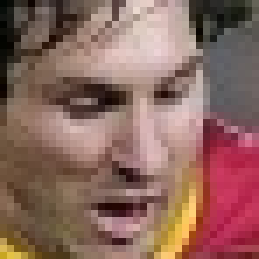
#> input picture core/models/sample_intruder.jpg, 37 x 37 px (shown 7 times larger)
$ python camera.py
#> lines starting #> are read from the running program, lines starting #| are printed output that depends on the picture
### core/config.py
import os
import json
from pathlib import Path

# Base Paths
BASE_DIR = Path(__file__).resolve().parent.parent
DATA_DIR = BASE_DIR / "data"
FAMILY_DIR = DATA_DIR / "family"
SNAPSHOTS_DIR = DATA_DIR / "snapshots"
EMAILS_DIR = DATA_DIR / "emails"
CONFIG_FILE = DATA_DIR / "config.json"

# Ensure runtime directories exist
for path in [DATA_DIR, FAMILY_DIR, SNAPSHOTS_DIR, EMAILS_DIR]:
    path.mkdir(parents=True, exist_ok=True)

DEFAULT_CONFIG = {
    "owner_name": "Homeowner",
    "owner_email": "owner@example.com",
    "smtp_enabled": False,
    "smtp_host": "smtp.gmail.com",
    "smtp_port": 587,
    "smtp_user": "",
    "smtp_password": "",
    "smtp_use_tls": True,
    "alarm_state": "ARMED_AWAY",  # DISARMED, ARMED_AWAY, ARMED_HOME
    "pin_code": "1234",
    "face_confidence_threshold": 70.0,  # Lower distance / higher confidence threshold
    "alert_cooldown_seconds": 20,
    "siren_enabled": True,
    "camera_source": "0",  # "0" for default physical webcam, or "SIMULATOR"
    "simulation_mode": False,
    "db_type": "mysql",  # "mysql" (PyMySQL) or "sqlite"
    "mysql_host": "localhost",
    "mysql_port": 3306,
    "mysql_user": "root",
    "mysql_password": "",
    "mysql_db": "home_intruder_system"
}

class ConfigManager:
    def __init__(self, config_path=CONFIG_FILE):
        self.config_path = config_path
        self._config = self._load()

    def _load(self):
        if self.config_path.exists():
            try:
                with open(self.config_path, "r", encoding="utf-8") as f:
                    data = json.load(f)
                    # Merge defaults for any missing keys
                    merged = DEFAULT_CONFIG.copy()
                    merged.update(data)
                    return merged
            except Exception as e:
                print(f"[Config] Error loading config: {e}. Falling back to defaults.")
        # Save default config
        self._save(DEFAULT_CONFIG)
        return DEFAULT_CONFIG.copy()

    def _save(self, config_data):
        try:
            with open(self.config_path, "w", encoding="utf-8") as f:
                json.dump(config_data, f, indent=4)
        except Exception as e:
            print(f"[Config] Error saving config: {e}")

    def get(self, key, default=None):
        return self._config.get(key, default)

    def set(self, key, value):
        self._config[key] = value
        self._save(self._config)

    def update(self, key_values: dict):
        self._config.update(key_values)
        self._save(self._config)

    def all(self):
        return self._config.copy()

# Global config instance
config = ConfigManager()

### core/camera.py
import cv2
import numpy as np
import threading
import time
import datetime
from pathlib import Path
from core.config import config, DATA_DIR

class CameraStream:
    def __init__(self):
        self.lock = threading.Lock()
        self.running = False
        self.thread = None

        self.cap = None
        self.is_simulator = False
        self.current_frame = None

        # Simulator state variables
        self.sim_tick = 0
        self.sim_intruder_active = False
        self.sim_intruder_timer = 0
        self.sim_family_active = False
        self.sim_family_timer = 0
        self.sim_family_name = "Family Member"
        self.sim_family_photo = None

        # Synthetic face avatars for simulation
        self._init_synthetic_faces()

    def _init_synthetic_faces(self):
        """Pre-render faces that Haar cascade reliably detects for simulation"""
        models_dir = Path(__file__).resolve().parent / "models"
        f_intruder = models_dir / "sample_intruder.jpg"
        f_family = models_dir / "sample_family.jpg"

        if f_intruder.exists():
            self.synthetic_intruder_face = cv2.resize(cv2.imread(str(f_intruder)), (120, 140))
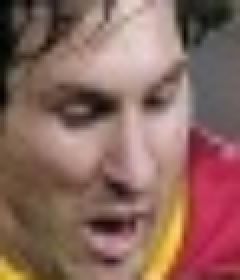
#> self.synthetic_intruder_face: shape (140, 120, 3) (shown 2 times larger); mean B, G, R 94.5, 103.4, 139.7
        else:
            self.synthetic_intruder_face = self._generate_face_canvas(eye_color=(20, 20, 180), hair_color=(30, 30, 30))

        if f_family.exists():
            self.synthetic_family_face = cv2.resize(cv2.imread(str(f_family)), (120, 140))
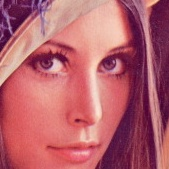
#> input picture core/models/sample_family.jpg, 169 x 169 px
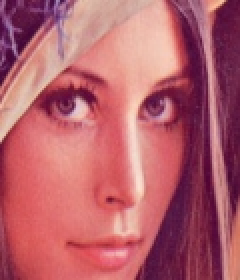
#> self.synthetic_family_face: shape (140, 120, 3) (shown 2 times larger); mean B, G, R 107.9, 96.8, 181.9
        else:
            self.synthetic_family_face = self._generate_face_canvas(eye_color=(150, 100, 30), hair_color=(40, 70, 130))

    # [92 lines left out: functions _generate_face_canvas, _init_hardware, start, stop, trigger_simulated_intruder, trigger_simulated_family, not called in this run]

    def clear_simulation(self):
        self.sim_intruder_active = False
        self.sim_family_active = False

    # [103 lines left out: functions _render_simulator_frame, _worker, get_frame, not called in this run]

# Global camera instance
camera = CameraStream()
